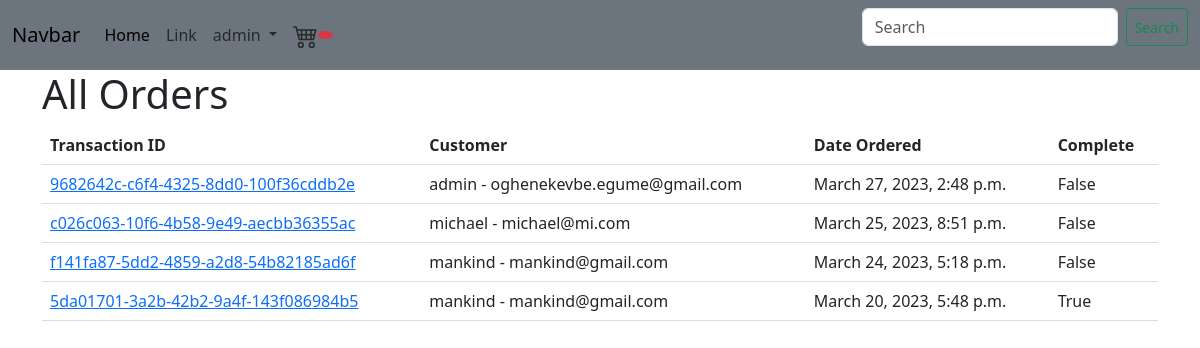
The page /orders/ (signed in) on the database its author committed.
### store/models.py (models this page shows, shortened)
class Order(models.Model):
    customer = models.ForeignKey(Customer, related_name='orders', null=True, blank=True, on_delete =models.CASCADE )
    billing_address = models.ForeignKey(BillingAddress, on_delete=models.SET_NULL, blank=True, null=True, related_name='billing_address_order_set')
    date_ordered = models.DateTimeField(auto_now_add=True)
    complete = models.BooleanField(default=False, null=True, blank=False)
    transaction_id = models.UUIDField(default=uuid.uuid4, primary_key=True)

class Customer(models.Model):
    user = models.OneToOneField(User, null=True, blank=True, on_delete=models.CASCADE)
    billing_address = models.ForeignKey(BillingAddress, related_name='customers', on_delete=models.SET_NULL, null=True, blank=True)
    def __str__(self):
        return str(self.user)

### store/views.py (the view)
# urls.py: path("orders/", Orders.as_view(), name="orders"),
class Orders(StaffRequiredMixin, ListView):
    model = Order
    template_name = "customer/orders.html"
    context_object_name = 'orders'
    def get_queryset(self):
        queryset = super().get_queryset()
        return queryset.order_by('-date_ordered')

### store/views.py (called while the page is built)
    def test_func(self):
        return self.request.user.is_staff

### store/templates/customer/orders.html (shortened to what this page needs)
{% extends 'base.html' %}
{% load static %}
{% block content %}
<link rel="stylesheet" type="text/css" href="{% static 'css/orders.css' %}">
    <div class="row">
        <div class="col">
            <h1>All Orders</h1>
            <table>
              <thead>
                <tr>
                  <th>Transaction ID</th>
                  <th>Customer</th>
                  <th>Date Ordered</th>
                  <th>Complete</th>
                </tr>
              </thead>
              <tbody>
                {% for order in orders %}
                  <tr>
                    <td><a href="{% url 'order_detail' order.transaction_id  %}">{{ order.transaction_id }}</a></td>
                    <td>{{ order.customer }} - {{ order.customer.user.email }}</td>
                    <td>{{ order.date_ordered }}</td>
                    <td>{{ order.complete }}</td>
                  </tr>
                {% empty %}
                  <tr>
                    <td colspan="4">No orders found.</td>
                  </tr>
                {% endfor %}
              </tbody>
            </table>
        </div>
    </div>
{% endblock %}

### store/templates/base.html (shortened to what this page needs)
{% load static %}
{% load bootstrap5 %}
{% bootstrap_css %}
<!DOCTYPE html>
<html lang="en">
<head>
</head>
<body>
    <nav class="navbar navbar-expand-lg bg-secondary">
        <div class="container-fluid">
          <a class="navbar-brand" href="/">Navbar</a>
          <div class="collapse navbar-collapse" id="navbarSupportedContent">
            <ul class="navbar-nav me-auto mb-2 mb-lg-0">
              <li class="nav-item">
                <a class="nav-link active" aria-current="page" href="/">Home</a>
              </li>
              <li class="nav-item">
                <a class="nav-link" href="#">Link</a>
              </li>
              <li class="nav-item dropdown">
              {% if user.is_authenticated%}
                  <a class="nav-link dropdown-toggle" href="#" role="button" data-bs-toggle="dropdown" aria-expanded="false">
                    {{user.username}}
                  </a>
              {% endif %}
              </li>
              <li class="nav-item">
                <a class="nav-link" href=" {% url 'cart' %} "><small class='badge bg-danger rounded-circle'id='cart-badge'>
                </small></a>
              </li>
            </ul>
            <form class="d-flex" method="GET" action="{% url 'store' %}">
              <input class="form-control me-2" type="search" placeholder="Search" aria-label="Search" name="q" style='width:16rem;'>
              <button class="btn btn-sm btn-outline-success" type="submit">Search</button>
            </form>
          </div>
        </div>
    </nav>
    <div class='container'>
      {% block content %}
      {% endblock content %}
    </div>
</body>
</html>

### static/css/orders.css (style rules this page uses)
table { border-collapse: collapse; width: 100%; }
th, td { padding: 8px; text-align: left; border-bottom: 1px solid #ddd; }

### rows shown on the page
Order: transaction_id "9682642c-c6f4-4325-8dd0-100f36cddb2e", customer "admin", customer.user.email "oghenekevbe.egume@gmail.com", date_ordered "March 27, 2023, 2:48 p.m.", complete "False"
Order: transaction_id "c026c063-10f6-4b58-9e49-aecbb36355ac", customer "michael", customer.user.email "michael@mi.com", date_ordered "March 25, 2023, 8:51 p.m.", complete "False"
Order: transaction_id "f141fa87-5dd2-4859-a2d8-54b82185ad6f", customer "mankind", customer.user.email "mankind@gmail.com", date_ordered "March 24, 2023, 5:18 p.m.", complete "False"
Order: transaction_id "5da01701-3a2b-42b2-9a4f-143f086984b5", customer "mankind", customer.user.email "mankind@gmail.com", date_ordered "March 20, 2023, 5:48 p.m.", complete "True"

### other values the page prints
{{ user.username }} "admin"
